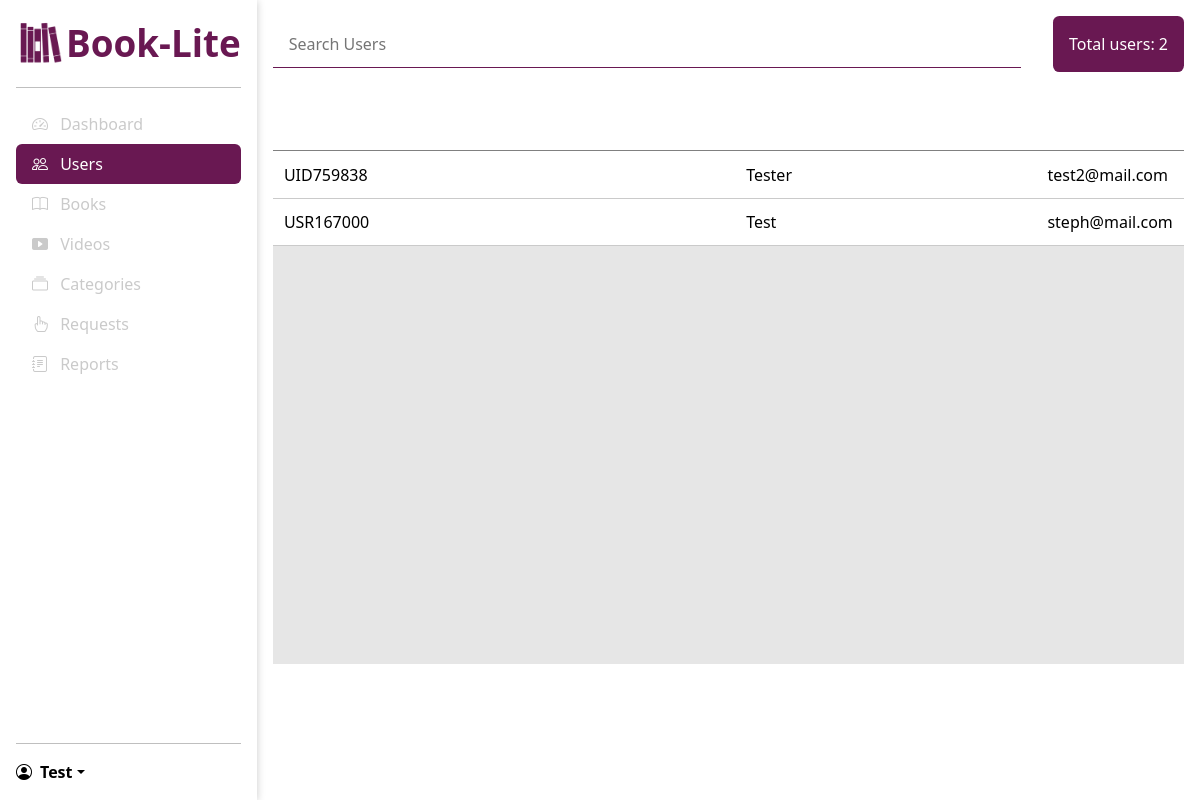
/admin/users (signed in), run on an earlier commit of the app's database.
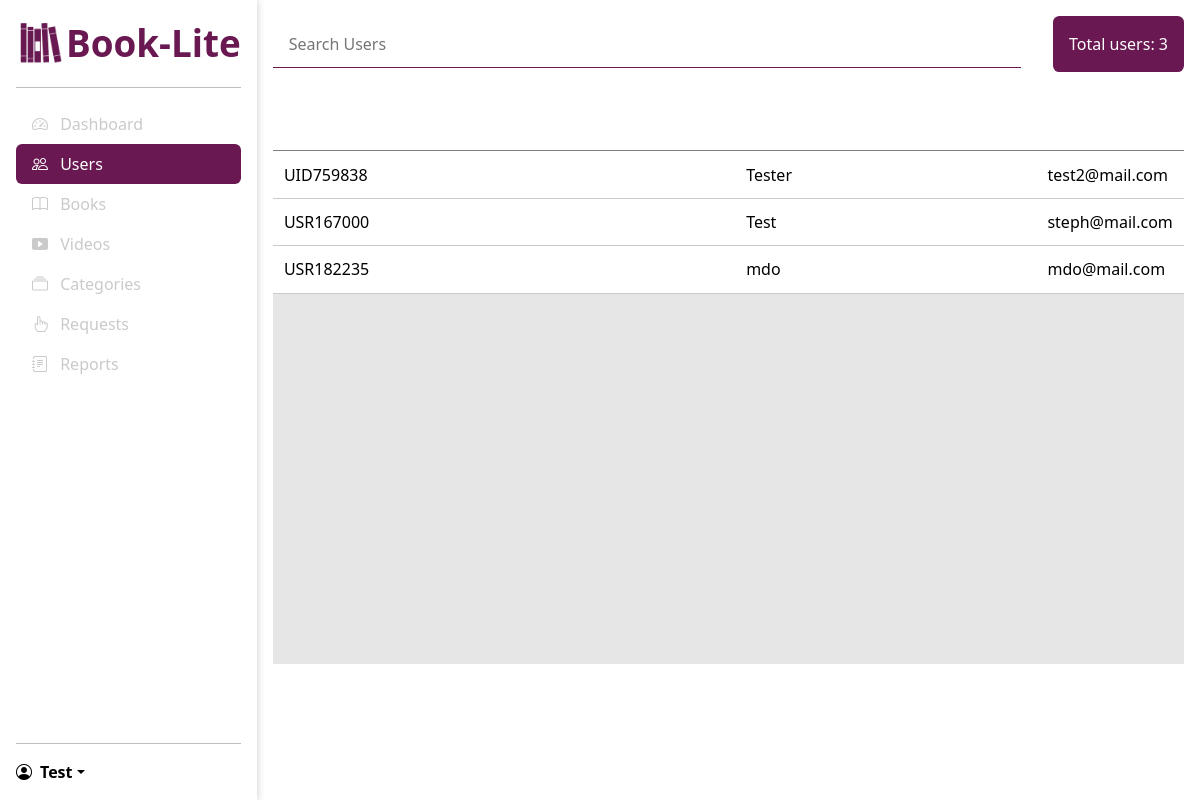
And on a later commit of the database.
### models/models.py (models this page shows)
class User(db.Model, UserMixin):
    id = db.Column(db.String, primary_key=True, default=lambda: 'USR' + generate_id())
    name = db.Column(db.String(100), nullable=False)
    email = db.Column(db.String(100), unique=True, nullable=False)
    password = db.Column(db.String(100), nullable=False)
    is_admin = db.Column(db.Boolean, default=False)
    rentals = db.relationship('Rental', backref='user', lazy=True)

### routes/admin.py (the view)
@admin_bp.route('/users')
@login_required
@isAdmin
def users():
    total_users = User.query.count()
    users = User.query.all()
    return render_template('admin/users_info.html', users=users, u_active="active", total_users=total_users)

### main.py (called while the page is built)
@login_manager.user_loader
def load_user(user_id):
    return User.query.get(user_id)

@app.context_processor
def inject_global_vars():
    return dict(
        user=current_user
    )

### routes/admin.py (called while the page is built)
def isAdmin(f):
    @wraps(f)
    def decorated_function(*args, **kwargs):
        if not current_user.is_admin:
            logout_user(current_user)
            return redirect(url_for('auth.login'))
        return f(*args, **kwargs)
    return decorated_function

### templates/admin/users_info.html (shortened to what this page needs)
{% extends "/admin/base_admin.html" %}
{% block main %}
<div class="main-top" style="margin-bottom: 2rem;">
  <div class="search-bar">
    <input
      type="search"
      name=""
      id=""
      placeholder="Search Users"
    />
  </div>
  <div style="padding:1rem 1rem 0; background-color: var(--secondary-color); vertical-align: middle; border-radius: .4rem;">
    <p style="font-size:1rem; color: var(--light-primary-color);">Total users: {{total_users}}</p>
  </div>
</div>
  <div class="all_users table">
    <table class="users_table">
      <thead>
        <tr>
          <th>Id</th>
          <th>Name</th>
          <th>Email Address</th>
        </tr>
      </thead>
      {% for user in users %}
      <tr>
        <td>{{user.id}}</td>
        <td>{{user.name}}</td>
        <td>{{user.email}}</td>
      </tr>
      {% endfor %}
    </table>
  </div>
{% endblock %}

### templates/admin/base_admin.html (shortened to what this page needs)
{% extends "/base_dashboard.html" %} {% block sidebar %}
<ul class="nav nav-pills flex-column mb-auto">
  <li>
    <a href="{{url_for('admin.dashboard')}}" class="nav-link big {{d_active}}">
      <i class="bi bi-speedometer2 me-2"></i>
      Dashboard
    </a>
  </li>
  <li>
    <a href="{{url_for('admin.users')}}" class="nav-link big {{u_active}}">
      <i class="bi bi-people me-2"></i>
      Users
    </a>
  </li>
  <li>
    <a href="{{url_for('admin.books')}}" class="nav-link big {{b_active}}">
      <i class="bi bi-book me-2"></i>
      Books
    </a>
  </li>
  <li>
    <a href="{{url_for('admin.videos')}}" class="nav-link big {{v_active}}">
      <i class="bi bi-play-btn-fill me-2"></i>
      Videos
    </a>
  </li>
  <li>
    <a href="{{url_for('admin.categories')}}" class="nav-link big {{c_active}}">
      <i class="bi bi-collection me-2"></i>
      Categories
    </a>
  </li>
  <li>
    <a href="{{url_for('admin.requests')}}" class="nav-link big {{req_active}}">
      <i class="bi bi-hand-index me-2"></i>
      Requests
    </a>
  </li>
  <li>
    <a href="{{url_for('admin.reports')}}" class="nav-link big {{rep_active}}">
      <i class="bi bi-journal-text me-2"></i>
      Reports
    </a>
  </li>
</ul>
<hr />
<div class="dropdown">
  <a
    href="#"
    class="d-flex align-items-center text-decoration-none dropdown-toggle user"
    data-bs-toggle="dropdown"
    aria-expanded="false"
  >
    <i class="bi bi-person-circle me-2"></i>
    <strong>{{ user.name }} </strong>
  </a>
</div>
{% endblock %}

What changed in the data, as far as the page shows it:
added User: id "USR182235", name "mdo", email "mdo@mail.com"
Also different on the page:
{{ total_users }}: "2" → "3"
